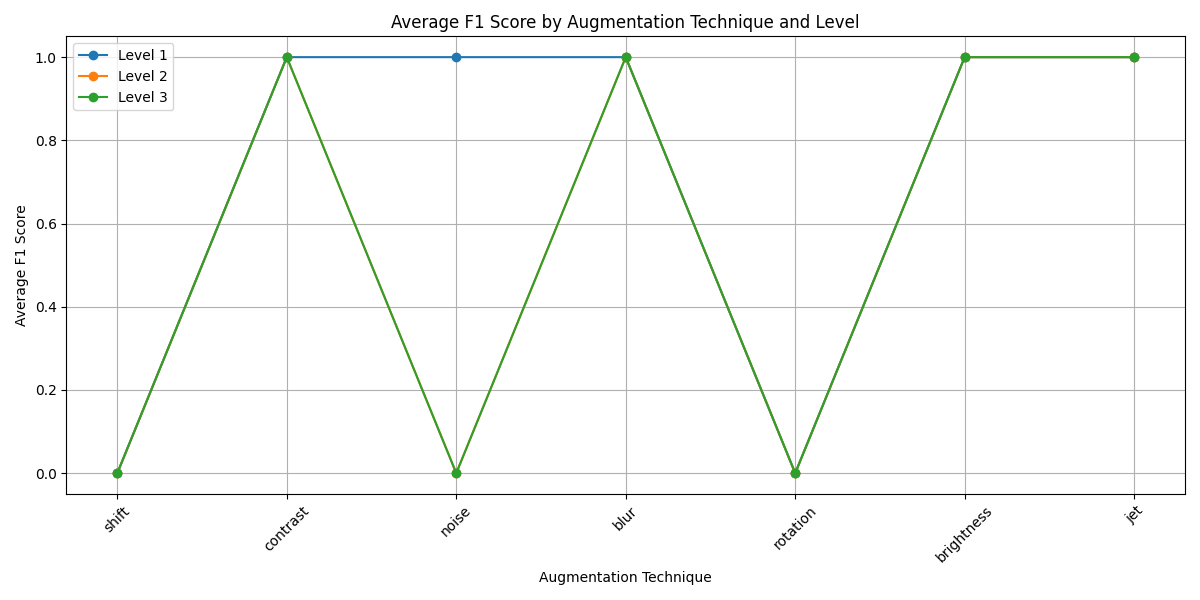
#> input picture f1_score_scores.png, 1200 x 600 px
$ python -i data_augmentation.py   (imports and definitions only)
#> lines starting #> are read from the running program, lines starting #| are printed output that depends on the picture
#> further down, picture is the input picture: shape (600, 1200, 3); mean B, G, R 249, 250, 249.1
from pathlib import Path
import cv2
import numpy as np
from typing import Dict
from skimage.util import random_noise

# pylint: disable=all


def create_combined_augmentation(
    image: np.ndarray, augmentation_funcs: Dict
) -> tuple[np.ndarray, str]:
    """
    Creates a combined augmentation using 3 random techniques with random levels.
    Returns the augmented image and a descriptive name of the augmentations applied.
    """
    # List of available augmentation types
    aug_types = [
        "shift",
        "contrast",
        "noise",
        "blur",
        "rotation",
        "brightness",
        "jet",
    ]

    # Randomly select 3 unique augmentation types
    selected_types = np.random.choice(aug_types, size=3, replace=False)

    # Start with the original image
    result = image.copy()

    # Build the name and apply augmentations
    name_parts = []
    for aug_type in selected_types:
        # Random intensity level (1, 2, or 3)
        level = np.random.randint(1, 4)
        key = f"{aug_type}_{level}"
        result = augmentation_funcs[key](result)
        name_parts.append(f"{aug_type}_{level}")

    # Create the full name
    full_name = "combined_" + "_".join(name_parts)

    return result, full_name


def apply_augmentations(image: np.ndarray) -> Dict[str, np.ndarray]:
    """
    Applies various augmentation techniques at three intensity levels.
    Level 1: Very subtle changes
    Level 2: Moderate changes
    Level 3: Aggressive changes

    Args:
        image (np.ndarray): Input image in BGR format

    Returns:
        Dict[str, np.ndarray]: Dictionary containing original and augmented images
    """
    augmented_images = {"original": image.copy()}

    # Contrast adjustment
    # Level 1: Barely noticeable, Level 2: Moderate, Level 3: Strong
    contrast_factors = [1.05, 1.5, 2.0]
    for i, factor in enumerate(contrast_factors, 1):
        augmented_images[f"contrast_{i}"] = cv2.convertScaleAbs(
            image, alpha=factor, beta=0
        )
#> after the loop, augmented_images = 4 items

    # Brightness adjustment
    # Level 1: Slight brightening, Level 2: Noticeable, Level 3: Significant
    brightness_factors = [10, 50, 70]
    for i, factor in enumerate(brightness_factors, 1):
        augmented_images[f"brightness_{i}"] = cv2.convertScaleAbs(
            image, alpha=1, beta=factor
        )
#> after the loop, augmented_images = 7 items

    # Add Gaussian noise
    # Level 1: Very fine grain, Level 2: Moderate noise, Level 3: Heavy noise
    def add_noise(img, var):
        # random_noise expects float image and returns float image
        float_img = img.astype("float32") / 255.0
        noisy_float = random_noise(float_img, mode="gaussian", var=var)
        # Convert back to uint8
        return (noisy_float * 255).astype(np.uint8)

    noise_levels = [0.001, 0.01, 0.03]  # Variance levels for gaussian noise
    for i, level in enumerate(noise_levels, 1):
        augmented_images[f"noise_{i}"] = add_noise(image, level)
#> this loop made 3 passes
#> pass 2, in add_noise (call 2), `noisy_float = random_noise(float_img, mode="gaussian", var=var)`:
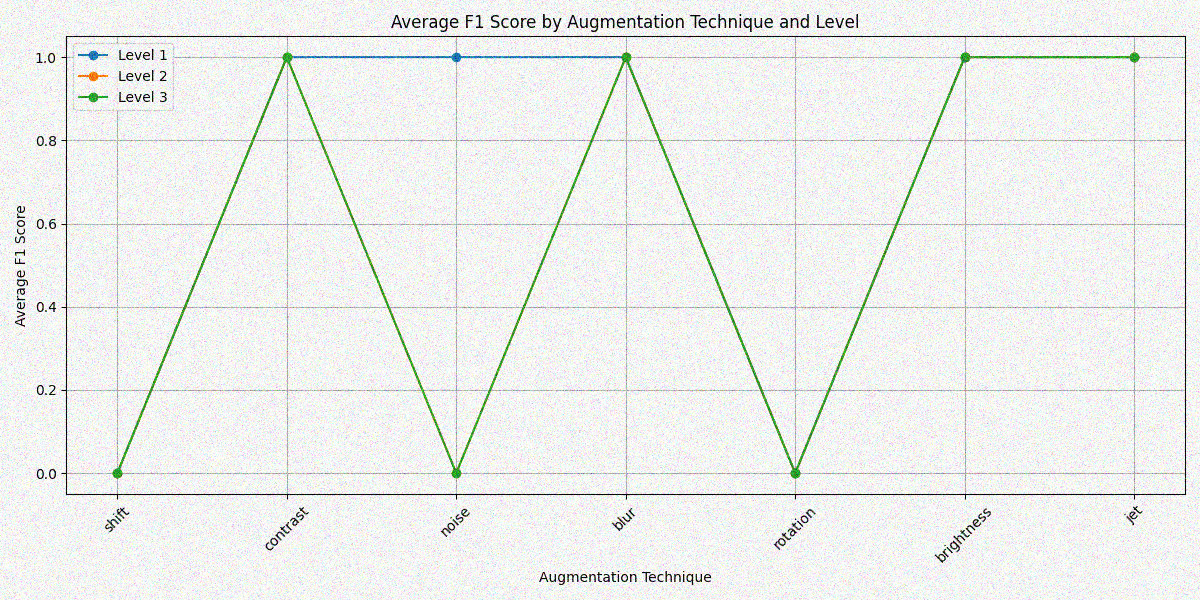
#> noisy_float: shape (600, 1200, 3) float64; mean B, G, R 0.939, 0.943, 0.939
#> pass 3, in add_noise (call 3), `noisy_float = random_noise(float_img, mode="gaussian", var=var)`:
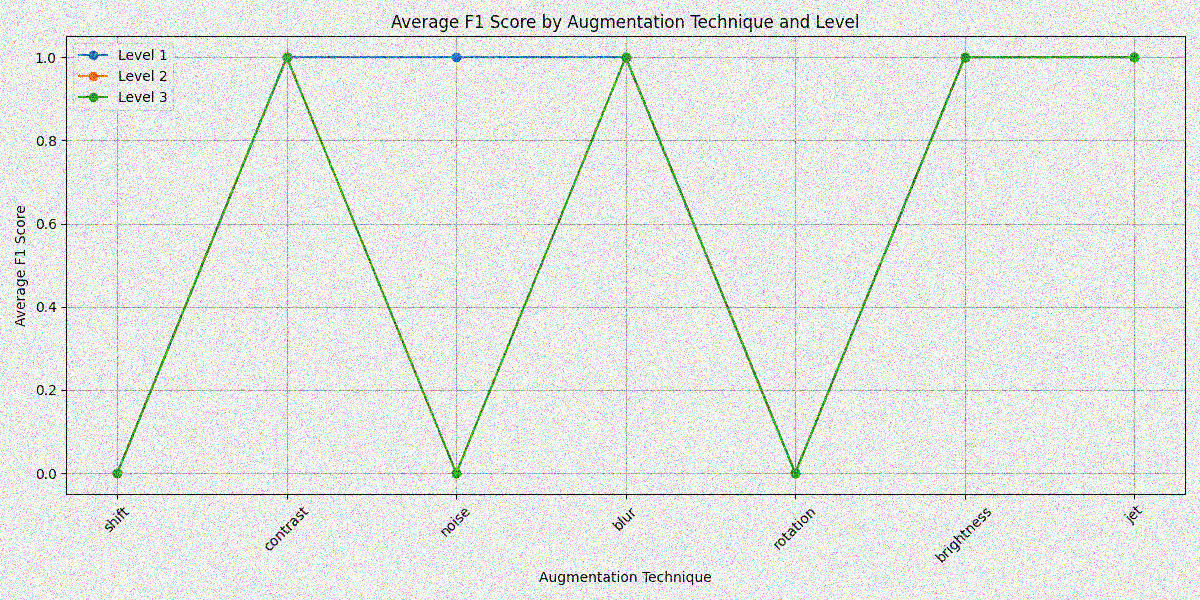
#> noisy_float: shape (600, 1200, 3) float64; mean B, G, R 0.911, 0.915, 0.912
#> after the loop, augmented_images = 10 items

    # Blur
    # Level 1: Slight softening, Level 2: Noticeable blur, Level 3: Strong blur
    blur_kernels = [
        (7, 7),
        (11, 11),
        (21, 21),
    ]
    for i, kernel in enumerate(blur_kernels, 1):
        sigma = 0.5 if i == 1 else 0  # Smaller sigma for level 1
        augmented_images[f"blur_{i}"] = cv2.GaussianBlur(image, kernel, sigma)
#> after the loop, augmented_images = 13 items

    # Rotation
    # Level 1: Very subtle tilt, Level 2: Slight tilt, Level 3: Moderate rotation
    def rotate_image(img, angle):
        height, width = img.shape[:2]
        center = (width // 2, height // 2)
        rotation_matrix = cv2.getRotationMatrix2D(center, angle, 1.0)
        return cv2.warpAffine(img, rotation_matrix, (width, height))

    rotation_angles = [2, 5, 10]
    for i, angle in enumerate(rotation_angles, 1):
        augmented_images[f"rotation_{i}"] = rotate_image(image, angle)
#> after the loop, augmented_images = 16 items

    # Scale/Shift manipulation
    # Level 1: Slight shift, Level 2: Moderate shift, Level 3: Larger shift
    def shift_image(img, shift_x, shift_y):
        height, width = img.shape[:2]
        matrix = np.float32([[1, 0, shift_x], [0, 1, shift_y]])
        return cv2.warpAffine(
            img, matrix, (width, height), borderMode=cv2.BORDER_CONSTANT, borderValue=0
        )  # Black border

    # Shift by percentage of image size
    shift_factors = [0.02, 0.05, 0.1]  # 2%, 5%, 10% of image size
    for i, factor in enumerate(shift_factors, 1):
        height, width = image.shape[:2]
        shift_x = int(width * factor)
        shift_y = int(height * factor)
        # Random direction for each shift
        shift_x *= np.random.choice([-1, 1])
        shift_y *= np.random.choice([-1, 1])
        augmented_images[f"shift_{i}"] = shift_image(image, shift_x, shift_y)
#> after the loop, augmented_images = 19 items

    # Color jet effect with different intensity levels
    # Level 1: Subtle blend, Level 2: Medium blend, Level 3: Strong blend
    def apply_jet(img, alpha):
        gray = cv2.cvtColor(img, cv2.COLOR_BGR2GRAY)
        colored = cv2.applyColorMap(gray, cv2.COLORMAP_JET)
        return cv2.addWeighted(img, 1 - alpha, colored, alpha, 0)

    jet_intensities = [0.1, 0.6, 0.9]
    for i, intensity in enumerate(jet_intensities, 1):
        augmented_images[f"jet_{i}"] = apply_jet(image, intensity)
#> this loop made 3 passes
#> pass 1, in apply_jet, `colored = cv2.applyColorMap(gray, cv2.COLORMAP_JET)`:
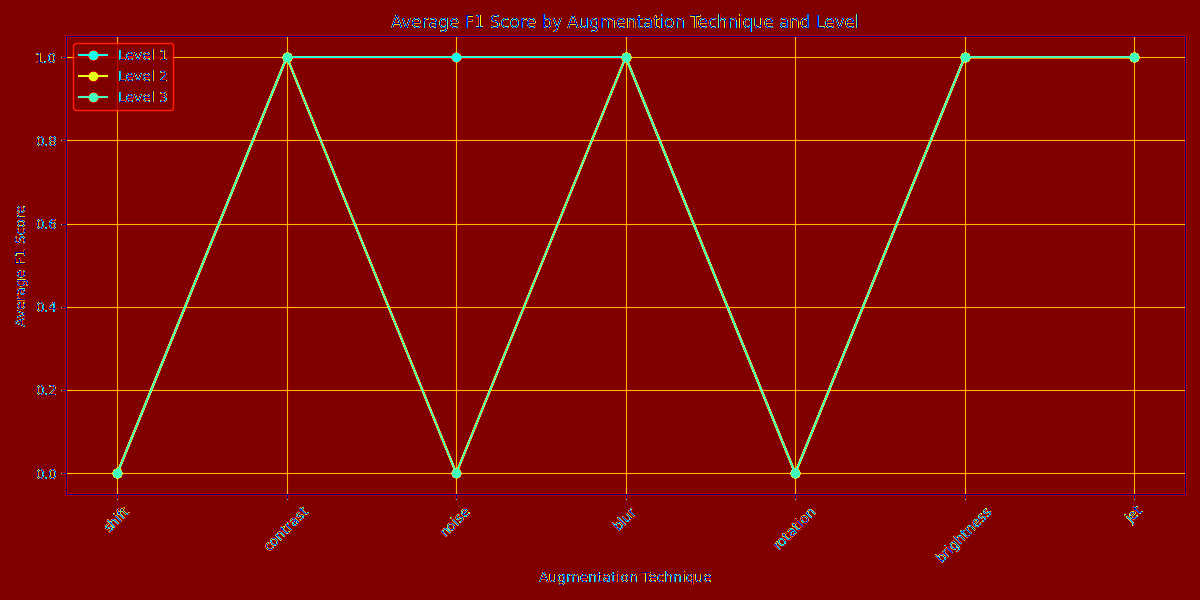
#> colored: shape (600, 1200, 3); mean B, G, R 3.4, 6.2, 129.9
#> after the loop, augmented_images = 22 items

    augmentation_funcs = {
        "contrast_1": lambda img: cv2.convertScaleAbs(img, alpha=1.05, beta=0),
        "contrast_2": lambda img: cv2.convertScaleAbs(img, alpha=1.5, beta=0),
        "contrast_3": lambda img: cv2.convertScaleAbs(img, alpha=2.0, beta=0),
        "brightness_1": lambda img: cv2.convertScaleAbs(img, alpha=1, beta=10),
        "brightness_2": lambda img: cv2.convertScaleAbs(img, alpha=1, beta=50),
        "brightness_3": lambda img: cv2.convertScaleAbs(img, alpha=1, beta=70),
        "noise_1": lambda img: add_noise(img, 0.001),
        "noise_2": lambda img: add_noise(img, 0.01),
        "noise_3": lambda img: add_noise(img, 0.03),
        "blur_1": lambda img: cv2.GaussianBlur(img, (7, 7), 0.5),
        "blur_2": lambda img: cv2.GaussianBlur(img, (11, 11), 0),
        "blur_3": lambda img: cv2.GaussianBlur(img, (21, 21), 0),
        "rotation_1": lambda img: rotate_image(img, 2),
        "rotation_2": lambda img: rotate_image(img, 5),
        "rotation_3": lambda img: rotate_image(img, 30),
        "shift_1": lambda img: shift_image(
            img,
            int(img.shape[1] * 0.02) * np.random.choice([-1, 1]),
            int(img.shape[0] * 0.02) * np.random.choice([-1, 1]),
        ),
        "shift_2": lambda img: shift_image(
            img,
            int(img.shape[1] * 0.05) * np.random.choice([-1, 1]),
            int(img.shape[0] * 0.05) * np.random.choice([-1, 1]),
        ),
        "shift_3": lambda img: shift_image(
            img,
            int(img.shape[1] * 0.1) * np.random.choice([-1, 1]),
            int(img.shape[0] * 0.1) * np.random.choice([-1, 1]),
        ),
        "jet_1": lambda img: apply_jet(img, 0.1),
        "jet_2": lambda img: apply_jet(img, 0.6),
        "jet_3": lambda img: apply_jet(img, 0.9),
    }

    # Create 5 random combined augmentations
    for i in range(10):
        combined_img, name = create_combined_augmentation(image, augmentation_funcs)
        augmented_images[name] = combined_img
        # Optionally log the combination created
        print(f"Created combination {i+1}: {name}")
#> this loop made 10 passes
#> name on passes 1 to 10: 'combined_rotation_3_shift_1_noise_3', 'combined_brightness_1_noise_2_blur_1', 'combined_brightness_1_rotation_3_noise_1', 'combined_shift_1_jet_2_noise_1', 'combined_shift_1_contrast_1_brightness_1', 'combined_blur_1_noise_2_contrast_3', 'combined_brightness_3_jet_3_blur_3', 'combined_noise_3_rotation_1_brightness_1', 'combined_contrast_1_noise_1_shift_3', 'combined_rotation_1_brightness_2_jet_3'
#| Created combination 1: combined_rotation_3_shift_1_noise_3
#| Created combination 2: combined_brightness_1_noise_2_blur_1
#| Created combination 3: combined_brightness_1_rotation_3_noise_1
#| Created combination 4: combined_shift_1_jet_2_noise_1
#| Created combination 5: combined_shift_1_contrast_1_brightness_1
#| Created combination 6: combined_blur_1_noise_2_contrast_3
#| Created combination 7: combined_brightness_3_jet_3_blur_3
#| Created combination 8: combined_noise_3_rotation_1_brightness_1
#> (further printed lines are left out)
#> pass 1, in apply_augmentations, `combined_img, name = create_combined_augmentation(image, augmentation_..`:
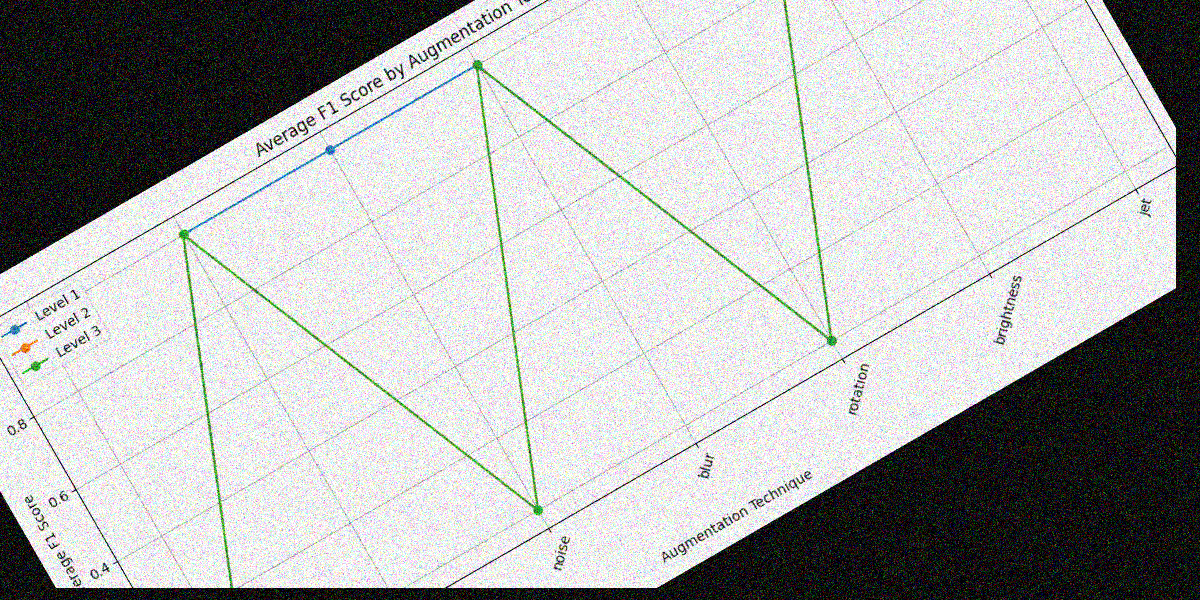
#> combined_img: shape (600, 1200, 3); mean B, G, R 178.7, 179.5, 178.7
#> pass 3, in apply_augmentations, `combined_img, name = create_combined_augmentation(image, augmentation_..`:
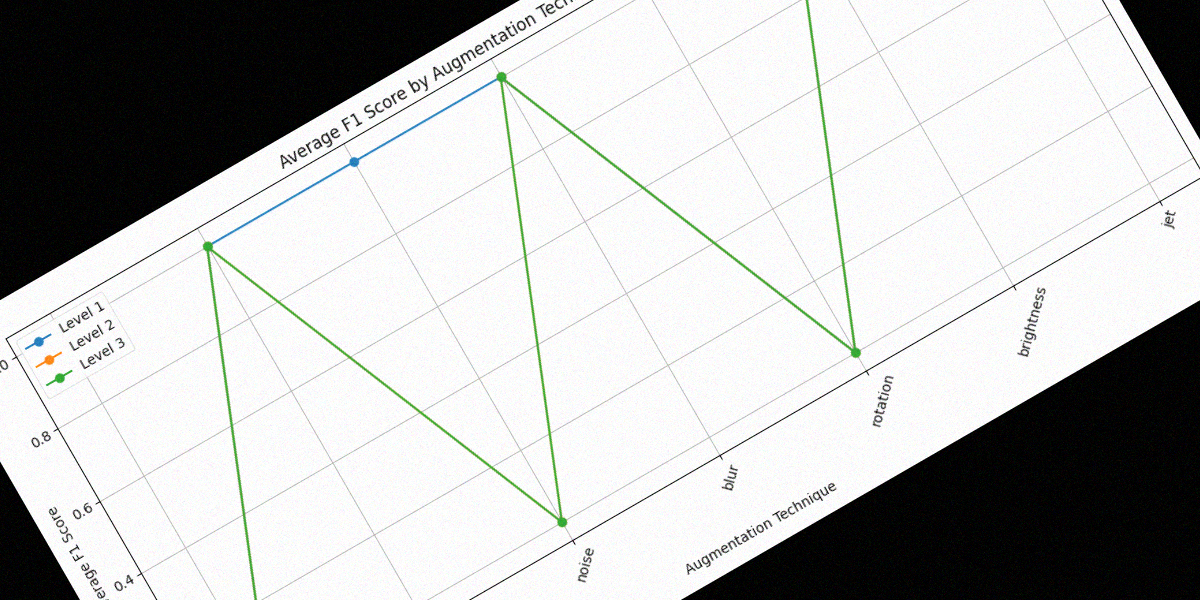
#> combined_img: shape (600, 1200, 3); mean B, G, R 189.8, 190.6, 189.9
#> after the loop, augmented_images = 32 items

    return augmented_images


# [41 lines not run here, left out]

>>> import cv2
>>> picture = cv2.imread('f1_score_scores.png')
>>> result = apply_augmentations(picture)
#> result = 32 items
